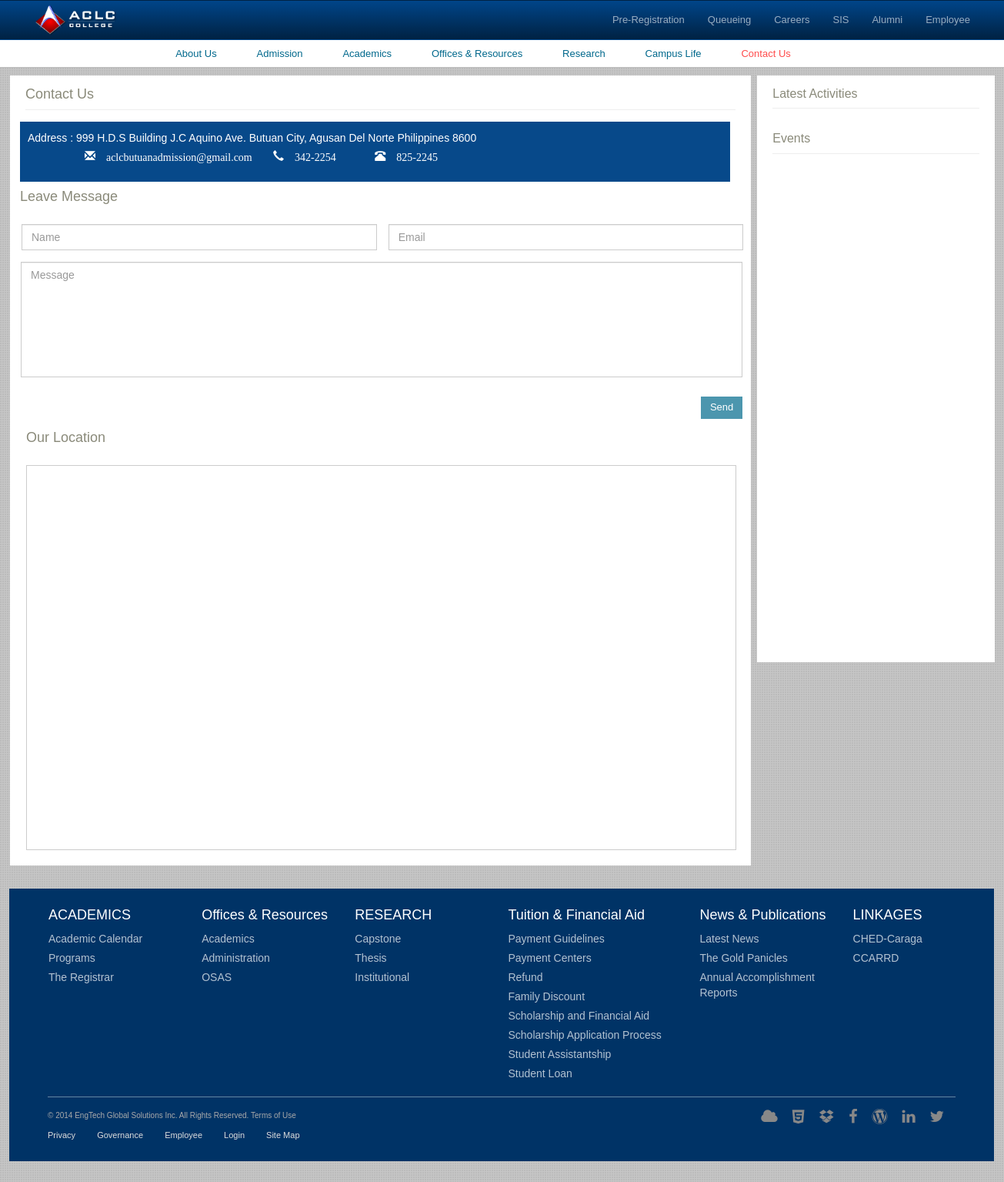
The page /index.php/public/contact_us on the database its author committed.
### tables this page shows
CREATE TABLE `contact_info` (
  `cont_info_id` int(11) NOT NULL,
  `location` varchar(255) DEFAULT NULL,
  `tel_no` varchar(255) DEFAULT NULL,
  `fax_no` varchar(255) DEFAULT NULL,
  `email_add` varchar(255) DEFAULT NULL,
  `detail` text,
  `map_url` text
);

### application/controllers/public/contact_us.php (called while the page is built, shortened)
<?php
class Contact_Us extends CI_Controller {
    public function index() {
    	$data['info'] = $this->cont_info();
    	$data['news'] = $this->load_news();
        $data['latest'] = $this->latest_act();
        $this->load->view('public/contact',$data);
    }
    public function cont_info(){
    	$this->load->model('contact_info');
    	$ci = new Contact_Info;
    	$ci = $ci->get();
    	return reset($ci);
    }
    public function latest_act(){
        $this->load->model('sch_act');
        $sch = new Sch_Act;
        $sch->db->where("MONTHNAME(sch_act.date) = MONTHNAME(NOW())");
        $sch->db->order_by("sch_act.date","asc");
        $sch->db->limit(10);
        $getSch = $sch->get();
        return $getSch;
    }
    public function load_news(){
        $this->load->model('news_info');
        $ni = new News_Info;
        $ni->db->order_by("news_info.date_posted","asc");
        $ni = $ni->get();
        return $ni;
    }
}

### index.php (called while the page is built, shortened)
<?php
require_once BASEPATH.'core/CodeIgniter.php';

### application/core/MY_Model.php (called while the page is built, shortened)
<?php
	class MY_Model extends CI_Model{
		public function instatiate($qry_result){
			$toret = array();
			foreach ($qry_result as $row) {
				$model = new $class;
				$model->populate($row);
				$toret[$row->{$this::DB_TABLE_PK}] = $model;
			}
			return $toret;
		}
		public function get($limit = 0, $offset = 0){
			$this->db->select('*');
			$this->db->from($this::DB_TABLE);
			$qry = $this->db->get();
			$toret = $this->instatiate($qry->result());
			return $toret;
		}
	}

### application/views/public/contact.php (the view, shortened to what this page needs)
<!DOCTYPE html>
<html lang="en">
<head>
  <link rel="stylesheet" href="<?= base_url()?>plugins/css/bootstrap.min.css">
  <link rel="stylesheet" href="<?= base_url()?>plugins/css/fontawesome/css/font-awesome.min.css">
  <link rel="stylesheet" href="<?= base_url()?>plugins/css/styles.css">
  <link rel="stylesheet" href="<?= base_url() ?>plugins/plugins/toastr/toastr.css">
  <link rel="stylesheet" href="<?= base_url()?>plugins/plugins/owl_carousel/docs/assets/owlcarousel/assets/owl.carousel.min.css">
  <link rel="stylesheet" href="<?= base_url()?>plugins/plugins/owl_carousel/docs/assets/owlcarousel/assets/owl.theme.default.min.css">
  <link rel="stylesheet" href="<?= base_url() ?>plugins/plugins/DataTables/datatables.css">
</head>
<body>
	<nav class="navbar box-edge no-margin">
	  <div class="container-fluid">
	  		<div class="navbar-header">
		      <a class="navbar-brand" href="<?= base_url()?>""><img src="<?= base_url()?>plugins/images/logo.png" alt=""></a>
		    </div>
		    <div class="collapse navbar-collapse" id="myNavbar">
		      <ul class="nav navbar-nav navbar-right pr-20">
		        <li><a href="#" class="c-white f-12">Pre-Registration</a></li>
		        <li><a href="#" class="c-white f-12">Queueing</a></li>
		        <li><a href="#" class="c-white f-12">Careers</a></li>
		        <li><a href="#" class="c-white f-12">SIS</a></li>
		        <li><a href="#" class="c-white f-12">Alumni</a></li>
		        <li><a href="#" class="c-white f-12">Employee</a></li>
		      </ul>
		    </div>
	  </div>
	</nav>
	<nav class="main-nav hidden-xs mb-10">
		<div class="container">
			<ul class="center-text inline-block">
				<li ><a href="<?= base_url()?>index.php/public/about_us">About Us</a></li>
				<li ><a href="<?= base_url()?>index.php/public/admission">Admission</a></li>
				<li><a href="<?= base_url()?>index.php/public/academic">Academics</a></li>
				<li ><a href="<?= base_url()?>index.php/public/office_resource">Offices &amp; Resources</a></li>
				<li><a href="<?= base_url()?>index.php/public/research">Research</a></li>
				<li><a href="<?= base_url()?>index.php/public/campus_life">Campus Life</a></li>
				<li  class="active"><a href="<?= base_url()?>index.php/public/contact_us">Contact Us</a></li>
			</ul>
		</div>
	</nav>
	<div class="main-content">
		<div class="container">
			<div class="admission-main mb-30">
				<div class="row" style="padding-bottom: 30px;">
					<div class="col-md-18 pr-0">
						<div class="activity-sched bg-white ptb-15">
							<h3 class="normal c-gray f-18 mb-15 bb pb-10">Contact Us</h3>
							<div class="row" style="width:100%;background-color:#07498a;color:#FFF;">
								<p style="padding:10px;">Address : <span id="address"><?= $info->location !='' ? $info->location:'' ?></span>
									<br /><span id="email" class="glyphicon glyphicon-envelope"> <?= $info->email_add !='' ? $info->email_add:'' ?></span> <span id="contact_no" class="glyphicon glyphicon-earphone"> <?= $info->tel_no !='' ? $info->tel_no:'' ?></span> <span id="fax_no" class="glyphicon glyphicon-phone-alt"> <?= $info->fax_no !='' ? $info->fax_no:'' ?></span>
								</p>
							</div>
							<div class="row">
								<h3 class="normal c-gray f-18 mb-15 pb-10 pt-10">Leave Message</h3>
								<div class="row">
									<div class="col-md-24">
										<?php echo form_open_multipart('public/contact_us/send_message',array('id'=>'form-cu' , 'data-toggle' => "validator", 'method' => "post")) ?>
											<div class="row">
												<div class="col-md-12">
													<div class="form-group">
														<input type="text" name="full_name" id="full_name" placeholder="Name" class="form-control" style="border-radius:0;" required>
													</div>
												</div>
												<div class="col-md-12">
													<div class="form-group">
														<input type="email" name="email_add" id="email_add" placeholder="Email" class="form-control" style="border-radius:0;" required="">
													</div>
												</div>
											</div>
											<div class="form-group">
												<textarea id="message" name="message" class="form-control" placeholder="Message" style="border-radius:0;resize:none;height:150px;" required></textarea>
											</div>
											<div class="form-group">
												<button type="submit" class="btn btn-primary pull-right" style="padding-top:5px;margin-bottom: 5px;margin-top:10px;" id="btn-save">Send</button>
											</div>
										</form>
									</div>
								</div>
							</div>
							<div class="row">
								<div class="col-md-24">
									<h3 class="normal c-gray f-18 mb-15 pb-10 pt-10">Our Location</h3>
									<iframe id="embed_map_preview"
										src="<?= ($info->map_url != '' ? $info->map_url:''); ?>"
										style="width:100%;height:500px;border:1px solid #CCC;"
										frameborder="0" style="border:0" allowfullscreen></iframe>
								</div>
							</div>
						</div>
					</div>
					<div class="col-md-6">
						<div class="ptb-15 bg-white">
							<h3 class="normal c-gray f-16 mb-15 bb pb-10">Latest Activities</h3>
							<h3 class="normal c-gray f-16 mb-15 bb pb-10">Events</h3>
							<div class="mb-30" style="height:600px;overflow: auto;">
							</div>
						</div>
					</div>
			</div>
			<footer>
				<div class="links bbw pb-15 mb-15">
					<div class="row">
						<div class="col-md-4">
							<h4>ACADEMICS</h4>
							<ul>
								<li><a href="">Academic Calendar</a></li>
								<li><a href="">Programs</a></li>
								<li><a href="">The Registrar</a></li>
							</ul>
						</div>
						<div class="col-md-4">
							<h4>Offices & Resources</h4>
							<ul>
								<li><a href="">Academics</a></li>
								<li><a href="">Administration</a></li>
								<li><a href="">OSAS</a></li>
							</ul>
						</div>
						<div class="col-md-4">
							<h4>RESEARCH</h4>
							<ul>
								<li><a href="">Capstone</a></li>
								<li><a href="">Thesis</a></li>
								<li><a href="">Institutional</a></li>
							</ul>
						</div>
						<div class="col-md-5">
							<h4>Tuition & Financial Aid</h4>
							<ul>
								<li><a href="">Payment Guidelines</a></li>
								<li><a href="">Payment Centers</a></li>
								<li><a href="">Refund</a></li>
								<li><a href="">Family Discount</a></li>
								<li><a href="">Scholarship and Financial Aid</a></li>
								<li><a href="">Scholarship Application Process</a></li>
								<li><a href="">Student Assistantship</a></li>
								<li><a href="">Student Loan</a></li>
							</ul>
						</div>
						<div class="col-md-4">
							<h4>News & Publications</h4>
							<ul>
								<li><a href="">Latest News</a></li>
								<li><a href="">The Gold Panicles</a></li>
								<li><a href="">Annual Accomplishment Reports</a></li>
							</ul>
						</div>
						<div class="col-md-3">
							<h4>LINKAGES</h4>
							<ul>
								<li><a href="">CHED-Caraga</a></li>
								<li><a href="">CCARRD</a></li>
							</ul>
						</div>
					</div>
				</div>
				<div class="footer oh">
					<div class="pull-left left">
						<p class='f-10 c-lgray mb-10'>© 2014 EngTech Global Solutions Inc. All Rights Reserved. Terms of Use</p>
						<ul class="inline-block f-11">
							<li><a href="">Privacy</a></li>
							<li><a href="">Governance</a></li>
							<li><a href="">Employee</a></li>
							<li><a href="">Login</a></li>
							<li><a href="">Site Map</a></li>
						</ul>
					</div>
					<div class="pull-right right">
						<ul class="inline-block">
							<li><a href="" class="fa fa-cloud"></a></li>
							<li><a href="" class="fa fa-html5"></a></li>
							<li><a href="" class="fa fa-dropbox"></a></li>
							<li><a href="" class="fa fa-facebook-f"></a></li>
							<li><a href="" class="fa fa-wordpress"></a></li>
							<li><a href="" class="fa fa-linkedin"></a></li>
							<li><a href="" class="fa fa-twitter"></a></li>
						</ul>
					</div>
				</div>
			</footer>
		</div>
	</div>
</body>
</html>

### rows shown on the page
contact_info: location "999 H.D.S Building J.C Aquino Ave. Butuan City, Agusan Del Norte Philippines 8600", email_add "aclcbutuanadmission@gmail.com", tel_no "342-2254", fax_no "825-2245"
